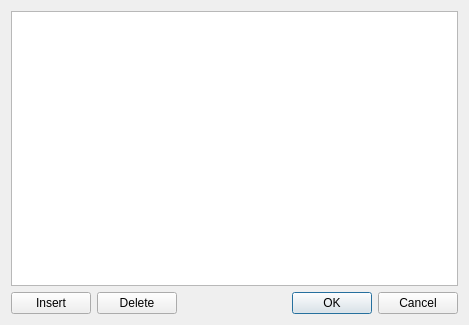
<ui version="4.0" >
 <class>TargetSettingsDialog</class>
 <widget class="QDialog" name="TargetSettingsDialog" >
  <property name="geometry" >
   <rect>
    <x>0</x>
    <y>0</y>
    <width>469</width>
    <height>325</height>
   </rect>
  </property>
  <property name="windowTitle" >
   <string>Dialog</string>
  </property>
  <layout class="QVBoxLayout" >
   <item>
    <widget class="QTableWidget" name="ui_settingsTable" />
   </item>
   <item>
    <layout class="QHBoxLayout" >
     <item>
      <widget class="QPushButton" name="ui_insertButton" >
       <property name="text" >
        <string>Insert</string>
       </property>
      </widget>
     </item>
     <item>
      <widget class="QPushButton" name="ui_deleteButton" >
       <property name="text" >
        <string>Delete</string>
       </property>
      </widget>
     </item>
     <item>
      <spacer>
       <property name="orientation" >
        <enum>Qt::Horizontal</enum>
       </property>
       <property name="sizeHint" >
        <size>
         <width>40</width>
         <height>20</height>
        </size>
       </property>
      </spacer>
     </item>
     <item>
      <widget class="QDialogButtonBox" name="ui_buttonBox" >
       <property name="orientation" >
        <enum>Qt::Horizontal</enum>
       </property>
       <property name="standardButtons" >
        <set>QDialogButtonBox::Cancel|QDialogButtonBox::NoButton|QDialogButtonBox::Ok</set>
       </property>
      </widget>
     </item>
    </layout>
   </item>
  </layout>
 </widget>
 <resources/>
 <connections>
  <connection>
   <sender>ui_buttonBox</sender>
   <signal>accepted()</signal>
   <receiver>TargetSettingsDialog</receiver>
   <slot>accept()</slot>
   <hints>
    <hint type="sourcelabel" >
     <x>248</x>
     <y>254</y>
    </hint>
    <hint type="destinationlabel" >
     <x>157</x>
     <y>274</y>
    </hint>
   </hints>
  </connection>
  <connection>
   <sender>ui_buttonBox</sender>
   <signal>rejected()</signal>
   <receiver>TargetSettingsDialog</receiver>
   <slot>reject()</slot>
   <hints>
    <hint type="sourcelabel" >
     <x>316</x>
     <y>260</y>
    </hint>
    <hint type="destinationlabel" >
     <x>286</x>
     <y>274</y>
    </hint>
   </hints>
  </connection>
 </connections>
</ui>
